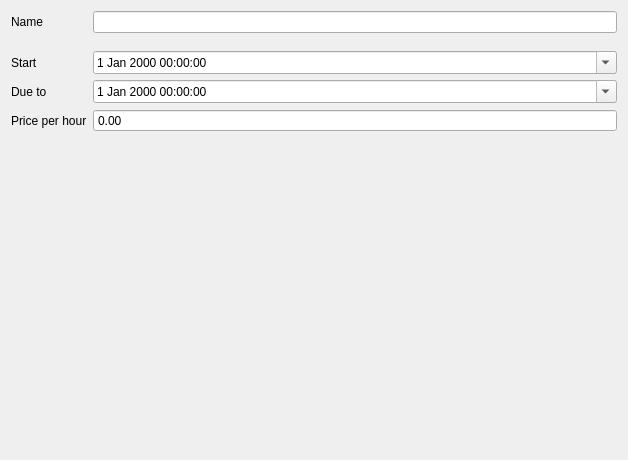
<?xml version="1.0" encoding="UTF-8"?>
<ui version="4.0">
 <class>TrackerForm</class>
 <widget class="QWidget" name="TrackerForm">
  <property name="geometry">
   <rect>
    <x>0</x>
    <y>0</y>
    <width>628</width>
    <height>460</height>
   </rect>
  </property>
  <property name="windowTitle">
   <string>Form</string>
  </property>
  <layout class="QFormLayout" name="formLayout">
   <item row="0" column="0">
    <widget class="QLabel" name="label">
     <property name="text">
      <string>Name</string>
     </property>
    </widget>
   </item>
   <item row="0" column="1">
    <widget class="QLineEdit" name="name"/>
   </item>
   <item row="1" column="1">
    <widget class="QWidget" name="widget" native="true">
     <layout class="QHBoxLayout" name="horizontalLayout">
      <property name="leftMargin">
       <number>0</number>
      </property>
      <property name="topMargin">
       <number>0</number>
      </property>
      <property name="rightMargin">
       <number>0</number>
      </property>
      <property name="bottomMargin">
       <number>0</number>
      </property>
     </layout>
    </widget>
   </item>
   <item row="3" column="0">
    <widget class="QLabel" name="label_2">
     <property name="text">
      <string>Start</string>
     </property>
    </widget>
   </item>
   <item row="3" column="1">
    <widget class="QDateTimeEdit" name="start">
     <property name="calendarPopup">
      <bool>true</bool>
     </property>
    </widget>
   </item>
   <item row="4" column="0">
    <widget class="QLabel" name="label_3">
     <property name="text">
      <string>Due to</string>
     </property>
    </widget>
   </item>
   <item row="4" column="1">
    <widget class="QDateTimeEdit" name="dueTo">
     <property name="calendarPopup">
      <bool>true</bool>
     </property>
    </widget>
   </item>
   <item row="5" column="0">
    <widget class="QLabel" name="label_4">
     <property name="text">
      <string>Price per hour</string>
     </property>
    </widget>
   </item>
   <item row="5" column="1">
    <widget class="QDoubleSpinBox" name="pricePerHour">
     <property name="buttonSymbols">
      <enum>QAbstractSpinBox::NoButtons</enum>
     </property>
     <property name="maximum">
      <double>100000.000000000000000</double>
     </property>
    </widget>
   </item>
   <item row="2" column="0" colspan="2">
    <widget class="QWidget" name="widgetAddr" native="true">
     <layout class="QVBoxLayout" name="verticalLayout">
      <property name="spacing">
       <number>0</number>
      </property>
      <property name="leftMargin">
       <number>0</number>
      </property>
      <property name="topMargin">
       <number>0</number>
      </property>
      <property name="rightMargin">
       <number>0</number>
      </property>
      <property name="bottomMargin">
       <number>0</number>
      </property>
      <item>
       <widget class="QWidget" name="widget_2" native="true"/>
      </item>
     </layout>
    </widget>
   </item>
  </layout>
 </widget>
 <resources/>
 <connections/>
</ui>
